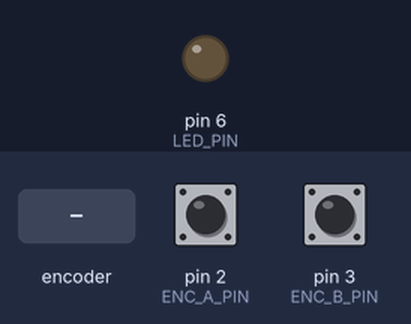
The sketch below on a simulated Arduino Uno, built with avr-gcc and run on an emulated ATmega328P. Parts: output pins drawn as LEDs (lit = HIGH). The test bench sets the inputs (shaded band); at power-on: pin 2 (ENC_A_PIN) HIGH, pin 3 (ENC_B_PIN) HIGH.

Above: at 1.2 s.
1.3 s: rotary encoder on pin 2 (ENC_A_PIN) / pin 3 (ENC_B_PIN) turned 1 step (first pin leading)
At 1.8 s:
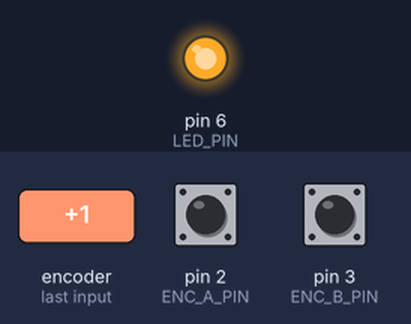
Timing chart, 0 to 4.3 s (numbered marks = the images above; inputs shaded):
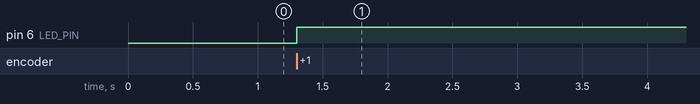

Measured:
- after the input at 1.3 s, pin 6 (LED_PIN): LOW → HIGH at once

The sketch:

rotatory_switch_led.ino
```cpp
#define LED_PIN 6       // Arduino pin D6
#define ENC_A_PIN 2     // CLK (A) → D2
#define ENC_B_PIN 3     // DT (B) → D3

int step_count = 0;
int last_state = 0;

int read_encoder() {
  return (digitalRead(ENC_A_PIN) ? 1 : 0) |
         (digitalRead(ENC_B_PIN) ? 2 : 0);
}

void setup() {
  pinMode(LED_PIN, OUTPUT);
  pinMode(ENC_A_PIN, INPUT_PULLUP);  // Enable internal pull-up
  pinMode(ENC_B_PIN, INPUT_PULLUP);  // Enable internal pull-up

  last_state = read_encoder();
}

void loop() {
  int curr_state = read_encoder();

  if (curr_state != last_state) {
    // Clockwise sequence
    if ((last_state == 0 && curr_state == 1) ||
        (last_state == 1 && curr_state == 3) ||
        (last_state == 3 && curr_state == 2) ||
        (last_state == 2 && curr_state == 0)) {
      step_count++; // Clockwise
    }
    // Counter-clockwise sequence
    else if ((last_state == 0 && curr_state == 2) ||
             (last_state == 2 && curr_state == 3) ||
             (last_state == 3 && curr_state == 1) ||
             (last_state == 1 && curr_state == 0)) {
      step_count--; // Counter-clockwise
    }

    // LED control
    if (step_count >= 1) {          // 1 CW step → ON
      digitalWrite(LED_PIN, HIGH);
      step_count = 0;
    } else if (step_count <= -1) {  // 1 CCW step → OFF
      digitalWrite(LED_PIN, LOW);
      step_count = 0;
    }

    last_state = curr_state;
  }

  delay(2); // debounce
}
```
